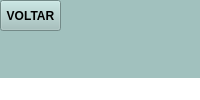
<?xml version="1.0" encoding="UTF-8"?>
<ui version="4.0">
 <class>MainWindow</class>
 <widget class="QMainWindow" name="MainWindow">
  <property name="geometry">
   <rect>
    <x>0</x>
    <y>0</y>
    <width>1120</width>
    <height>0</height>
   </rect>
  </property>
  <property name="font">
   <font>
    <family>BEQINER</family>
   </font>
  </property>
  <property name="windowTitle">
   <string>MainWindow</string>
  </property>
  <property name="styleSheet">
   <string notr="true">background-color: rgb(255, 255, 255);</string>
  </property>
  <widget class="QWidget" name="centralwidget">
   <widget class="QFrame" name="frame">
    <property name="geometry">
     <rect>
      <x>0</x>
      <y>0</y>
      <width>1121</width>
      <height>111</height>
     </rect>
    </property>
    <property name="styleSheet">
     <string notr="true">background-color: rgb(161, 193, 190);</string>
    </property>
    <property name="frameShape">
     <enum>QFrame::StyledPanel</enum>
    </property>
    <property name="frameShadow">
     <enum>QFrame::Raised</enum>
    </property>
    <widget class="QLabel" name="titulo_3">
     <property name="geometry">
      <rect>
       <x>250</x>
       <y>10</y>
       <width>631</width>
       <height>101</height>
      </rect>
     </property>
     <property name="font">
      <font>
       <family>Eras Demi ITC</family>
       <pointsize>36</pointsize>
      </font>
     </property>
     <property name="text">
      <string>CADASTRO</string>
     </property>
     <property name="alignment">
      <set>Qt::AlignCenter</set>
     </property>
    </widget>
    <widget class="QLabel" name="logo_3">
     <property name="geometry">
      <rect>
       <x>-10</x>
       <y>-50</y>
       <width>231</width>
       <height>251</height>
      </rect>
     </property>
     <property name="text">
      <string/>
     </property>
     <property name="pixmap">
      <pixmap>../../../../../964742/Downloads/Meteoro_Calçados_Logo-removebg-preview.png</pixmap>
     </property>
     <property name="scaledContents">
      <bool>true</bool>
     </property>
    </widget>
    <widget class="QLabel" name="label">
     <property name="geometry">
      <rect>
       <x>10</x>
       <y>-40</y>
       <width>231</width>
       <height>241</height>
      </rect>
     </property>
     <property name="text">
      <string/>
     </property>
     <property name="pixmap">
      <pixmap>../../../../../963914/Downloads/Meteoro_Calçados_Logo-removebg-preview.png</pixmap>
     </property>
     <property name="scaledContents">
      <bool>true</bool>
     </property>
    </widget>
    <widget class="QPushButton" name="bt_voltar">
     <property name="geometry">
      <rect>
       <x>0</x>
       <y>0</y>
       <width>61</width>
       <height>31</height>
      </rect>
     </property>
     <property name="font">
      <font>
       <weight>75</weight>
       <bold>true</bold>
      </font>
     </property>
     <property name="cursor">
      <cursorShape>PointingHandCursor</cursorShape>
     </property>
     <property name="styleSheet">
      <string notr="true">background-color: rgb(161, 193, 190);</string>
     </property>
     <property name="text">
      <string>VOLTAR</string>
     </property>
     <property name="icon">
      <iconset>
       <normaloff>../../../../../964742/Downloads/image (1).png</normaloff>../../../../../964742/Downloads/image (1).png</iconset>
     </property>
     <property name="iconSize">
      <size>
       <width>55</width>
       <height>55</height>
      </size>
     </property>
    </widget>
    <widget class="QLabel" name="label_2">
     <property name="geometry">
      <rect>
       <x>300</x>
       <y>0</y>
       <width>131</width>
       <height>131</height>
      </rect>
     </property>
     <property name="text">
      <string/>
     </property>
     <property name="pixmap">
      <pixmap>../images/Meteoro Calçados Logo.png</pixmap>
     </property>
     <property name="scaledContents">
      <bool>true</bool>
     </property>
     <property name="indent">
      <number>0</number>
     </property>
     <property name="openExternalLinks">
      <bool>false</bool>
     </property>
     <property name="textInteractionFlags">
      <set>Qt::NoTextInteraction</set>
     </property>
    </widget>
   </widget>
   <widget class="QTabWidget" name="tabWidget">
    <property name="geometry">
     <rect>
      <x>0</x>
      <y>90</y>
      <width>1131</width>
      <height>551</height>
     </rect>
    </property>
    <property name="font">
     <font>
      <family>Arial</family>
      <pointsize>12</pointsize>
      <weight>75</weight>
      <bold>true</bold>
     </font>
    </property>
    <property name="currentIndex">
     <number>0</number>
    </property>
    <widget class="QWidget" name="tab">
     <attribute name="title">
      <string>Cliente / Funcionário</string>
     </attribute>
     <widget class="QLineEdit" name="funEstado">
      <property name="geometry">
       <rect>
        <x>740</x>
        <y>360</y>
        <width>51</width>
        <height>21</height>
       </rect>
      </property>
      <property name="inputMask">
       <string/>
      </property>
     </widget>
     <widget class="QLineEdit" name="funRua">
      <property name="geometry">
       <rect>
        <x>350</x>
        <y>290</y>
        <width>311</width>
        <height>21</height>
       </rect>
      </property>
     </widget>
     <widget class="QLabel" name="label_7">
      <property name="geometry">
       <rect>
        <x>190</x>
        <y>210</y>
        <width>141</width>
        <height>41</height>
       </rect>
      </property>
      <property name="font">
       <font>
        <family>Eras Demi ITC</family>
        <pointsize>16</pointsize>
        <weight>50</weight>
        <bold>false</bold>
       </font>
      </property>
      <property name="text">
       <string>ENDEREÇO</string>
      </property>
     </widget>
     <widget class="QLabel" name="label_4">
      <property name="geometry">
       <rect>
        <x>190</x>
        <y>50</y>
        <width>81</width>
        <height>16</height>
       </rect>
      </property>
      <property name="font">
       <font>
        <family>Eras Medium ITC</family>
        <pointsize>14</pointsize>
       </font>
      </property>
      <property name="text">
       <string>CÓDIGO</string>
      </property>
     </widget>
     <widget class="QLabel" name="label_14">
      <property name="geometry">
       <rect>
        <x>350</x>
        <y>260</y>
        <width>61</width>
        <height>16</height>
       </rect>
      </property>
      <property name="font">
       <font>
        <family>Eras Medium ITC</family>
        <pointsize>14</pointsize>
       </font>
      </property>
      <property name="text">
       <string>RUA</string>
      </property>
     </widget>
     <widget class="QLabel" name="label_10">
      <property name="geometry">
       <rect>
        <x>190</x>
        <y>260</y>
        <width>51</width>
        <height>16</height>
       </rect>
      </property>
      <property name="font">
       <font>
        <family>Eras Medium ITC</family>
        <pointsize>14</pointsize>
       </font>
      </property>
      <property name="text">
       <string>CEP</string>
      </property>
     </widget>
     <widget class="QLabel" name="label_9">
      <property name="geometry">
       <rect>
        <x>620</x>
        <y>130</y>
        <width>61</width>
        <height>16</height>
       </rect>
      </property>
      <property name="font">
       <font>
        <family>Eras Medium ITC</family>
        <pointsize>14</pointsize>
       </font>
      </property>
      <property name="text">
       <string>EMAIL</string>
      </property>
     </widget>
     <widget class="QLabel" name="label_13">
      <property name="geometry">
       <rect>
        <x>190</x>
        <y>330</y>
        <width>81</width>
        <height>16</height>
       </rect>
      </property>
      <property name="font">
       <font>
        <family>Eras Medium ITC</family>
        <pointsize>14</pointsize>
       </font>
      </property>
      <property name="text">
       <string>BAIRRO</string>
      </property>
     </widget>
     <widget class="QLineEdit" name="funSobre">
      <property name="geometry">
       <rect>
        <x>620</x>
        <y>80</y>
        <width>261</width>
        <height>21</height>
       </rect>
      </property>
     </widget>
     <widget class="QLineEdit" name="funCod">
      <property name="geometry">
       <rect>
        <x>190</x>
        <y>80</y>
        <width>81</width>
        <height>21</height>
       </rect>
      </property>
      <property name="cursor">
       <cursorShape>IBeamCursor</cursorShape>
      </property>
     </widget>
     <widget class="QLineEdit" name="funNome">
      <property name="geometry">
       <rect>
        <x>330</x>
        <y>80</y>
        <width>241</width>
        <height>21</height>
       </rect>
      </property>
     </widget>
     <widget class="QLabel" name="label_15">
      <property name="geometry">
       <rect>
        <x>740</x>
        <y>260</y>
        <width>41</width>
        <height>16</height>
       </rect>
      </property>
      <property name="font">
       <font>
        <family>Eras Medium ITC</family>
        <pointsize>14</pointsize>
       </font>
      </property>
      <property name="text">
       <string>Nº</string>
      </property>
     </widget>
     <widget class="QLabel" name="label_3">
      <property name="geometry">
       <rect>
        <x>330</x>
        <y>50</y>
        <width>81</width>
        <height>20</height>
       </rect>
      </property>
      <property name="font">
       <font>
        <family>Eras Medium ITC</family>
        <pointsize>14</pointsize>
       </font>
      </property>
      <property name="text">
       <string>NOME</string>
      </property>
     </widget>
     <widget class="QLabel" name="label_17">
      <property name="geometry">
       <rect>
        <x>740</x>
        <y>330</y>
        <width>81</width>
        <height>20</height>
       </rect>
      </property>
      <property name="font">
       <font>
        <family>Eras Medium ITC</family>
        <pointsize>14</pointsize>
       </font>
      </property>
      <property name="text">
       <string>ESTADO</string>
      </property>
     </widget>
     <widget class="QLabel" name="label_12">
      <property name="geometry">
       <rect>
        <x>430</x>
        <y>330</y>
        <width>81</width>
        <height>20</height>
       </rect>
      </property>
      <property name="font">
       <font>
        <family>Eras Medium ITC</family>
        <pointsize>14</pointsize>
       </font>
      </property>
      <property name="text">
       <string>CIDADE</string>
      </property>
     </widget>
     <widget class="QLineEdit" name="funTell">
      <property name="geometry">
       <rect>
        <x>390</x>
        <y>160</y>
        <width>181</width>
        <height>21</height>
       </rect>
      </property>
      <property name="inputMask">
       <string>(00)00000-0000</string>
      </property>
     </widget>
     <widget class="QLabel" name="label_5">
      <property name="geometry">
       <rect>
        <x>190</x>
        <y>130</y>
        <width>51</width>
        <height>16</height>
       </rect>
      </property>
      <property name="font">
       <font>
        <family>Eras Medium ITC</family>
        <pointsize>14</pointsize>
       </font>
      </property>
      <property name="text">
       <string>CPF</string>
      </property>
     </widget>
     <widget class="QLineEdit" name="funCidade">
      <property name="geometry">
       <rect>
        <x>430</x>
        <y>360</y>
        <width>231</width>
        <height>21</height>
       </rect>
      </property>
     </widget>
     <widget class="QLabel" name="label_6">
      <property name="geometry">
       <rect>
        <x>390</x>
        <y>130</y>
        <width>101</width>
        <height>16</height>
       </rect>
      </property>
      <property name="font">
       <font>
        <family>Eras Medium ITC</family>
        <pointsize>14</pointsize>
       </font>
      </property>
      <property name="text">
       <string>TELEFONE</string>
      </property>
     </widget>
     <widget class="QLineEdit" name="funEmail">
      <property name="geometry">
       <rect>
        <x>620</x>
        <y>160</y>
        <width>261</width>
        <height>21</height>
       </rect>
      </property>
     </widget>
     <widget class="QLineEdit" name="funNmr">
      <property name="geometry">
       <rect>
        <x>740</x>
        <y>290</y>
        <width>51</width>
        <height>21</height>
       </rect>
      </property>
     </widget>
     <widget class="QLabel" name="label_8">
      <property name="geometry">
       <rect>
        <x>620</x>
        <y>50</y>
        <width>121</width>
        <height>16</height>
       </rect>
      </property>
      <property name="font">
       <font>
        <family>Eras Medium ITC</family>
        <pointsize>14</pointsize>
       </font>
      </property>
      <property name="text">
       <string>SOBRENOME</string>
      </property>
     </widget>
     <widget class="QLineEdit" name="funCep">
      <property name="geometry">
       <rect>
        <x>190</x>
        <y>290</y>
        <width>131</width>
        <height>21</height>
       </rect>
      </property>
      <property name="inputMask">
       <string notr="true">99999-999</string>
      </property>
     </widget>
     <widget class="QRadioButton" name="radioFun">
      <property name="enabled">
       <bool>true</bool>
      </property>
      <property name="geometry">
       <rect>
        <x>850</x>
        <y>360</y>
        <width>131</width>
        <height>21</height>
       </rect>
      </property>
      <property name="font">
       <font>
        <family>Eras Demi ITC</family>
        <pointsize>10</pointsize>
       </font>
      </property>
      <property name="cursor">
       <cursorShape>PointingHandCursor</cursorShape>
      </property>
      <property name="text">
       <string>FUNCIONÁRIO</string>
      </property>
     </widget>
     <widget class="QPushButton" name="bt_salvarFun">
      <property name="geometry">
       <rect>
        <x>960</x>
        <y>470</y>
        <width>121</width>
        <height>41</height>
       </rect>
      </property>
      <property name="font">
       <font>
        <family>Eras Demi ITC</family>
        <pointsize>14</pointsize>
       </font>
      </property>
      <property name="cursor">
       <cursorShape>PointingHandCursor</cursorShape>
      </property>
      <property name="layoutDirection">
       <enum>Qt::RightToLeft</enum>
      </property>
      <property name="styleSheet">
       <string notr="true">color: rgb(255, 255, 255);
background-color: rgb(36, 36, 36);</string>
      </property>
      <property name="text">
       <string>CADASTRAR</string>
      </property>
     </widget>
     <widget class="QRadioButton" name="radioCliente">
      <property name="geometry">
       <rect>
        <x>850</x>
        <y>340</y>
        <width>111</width>
        <height>17</height>
       </rect>
      </property>
      <property name="font">
       <font>
        <family>Eras Demi ITC</family>
        <pointsize>10</pointsize>
       </font>
      </property>
      <property name="cursor">
       <cursorShape>PointingHandCursor</cursorShape>
      </property>
      <property name="text">
       <string>CLIENTE</string>
      </property>
     </widget>
     <widget class="QLineEdit" name="funCPF">
      <property name="geometry">
       <rect>
        <x>190</x>
        <y>160</y>
        <width>151</width>
        <height>21</height>
       </rect>
      </property>
      <property name="inputMask">
       <string>000.000.000-00</string>
      </property>
     </widget>
     <widget class="QLineEdit" name="funBairro">
      <property name="geometry">
       <rect>
        <x>190</x>
        <y>360</y>
        <width>221</width>
        <height>21</height>
       </rect>
      </property>
     </widget>
     <widget class="QFrame" name="frame_2">
      <property name="geometry">
       <rect>
        <x>0</x>
        <y>0</y>
        <width>1121</width>
        <height>16</height>
       </rect>
      </property>
      <property name="styleSheet">
       <string notr="true">background-color: rgb(36, 36, 36);</string>
      </property>
      <property name="frameShape">
       <enum>QFrame::StyledPanel</enum>
      </property>
      <property name="frameShadow">
       <enum>QFrame::Raised</enum>
      </property>
     </widget>
     <widget class="QPushButton" name="bt_excluirFun">
      <property name="geometry">
       <rect>
        <x>820</x>
        <y>470</y>
        <width>121</width>
        <height>41</height>
       </rect>
      </property>
      <property name="font">
       <font>
        <family>Eras Demi ITC</family>
        <pointsize>14</pointsize>
       </font>
      </property>
      <property name="cursor">
       <cursorShape>PointingHandCursor</cursorShape>
      </property>
      <property name="layoutDirection">
       <enum>Qt::RightToLeft</enum>
      </property>
      <property name="styleSheet">
       <string notr="true">color: rgb(255, 255, 255);
background-color: rgb(36, 36, 36);</string>
      </property>
      <property name="text">
       <string>EXCLUIR</string>
      </property>
     </widget>
     <widget class="QPushButton" name="bt_updateFun">
      <property name="geometry">
       <rect>
        <x>680</x>
        <y>470</y>
        <width>121</width>
        <height>41</height>
       </rect>
      </property>
      <property name="font">
       <font>
        <family>Eras Demi ITC</family>
        <pointsize>14</pointsize>
       </font>
      </property>
      <property name="cursor">
       <cursorShape>PointingHandCursor</cursorShape>
      </property>
      <property name="layoutDirection">
       <enum>Qt::RightToLeft</enum>
      </property>
      <property name="styleSheet">
       <string notr="true">color: rgb(255, 255, 255);
background-color: rgb(36, 36, 36);</string>
      </property>
      <property name="text">
       <string>ATUALIZAR</string>
      </property>
     </widget>
     <widget class="QPushButton" name="bt_consultaFun">
      <property name="geometry">
       <rect>
        <x>30</x>
        <y>470</y>
        <width>121</width>
        <height>41</height>
       </rect>
      </property>
      <property name="font">
       <font>
        <family>Eras Demi ITC</family>
        <pointsize>14</pointsize>
       </font>
      </property>
      <property name="cursor">
       <cursorShape>PointingHandCursor</cursorShape>
      </property>
      <property name="layoutDirection">
       <enum>Qt::RightToLeft</enum>
      </property>
      <property name="styleSheet">
       <string notr="true">color: rgb(255, 255, 255);
background-color: rgb(36, 36, 36);</string>
      </property>
      <property name="text">
       <string>CONSULTA</string>
      </property>
     </widget>
     <widget class="QPushButton" name="bt_buscarFun">
      <property name="geometry">
       <rect>
        <x>110</x>
        <y>50</y>
        <width>61</width>
        <height>51</height>
       </rect>
      </property>
      <property name="font">
       <font>
        <weight>75</weight>
        <bold>true</bold>
       </font>
      </property>
      <property name="cursor">
       <cursorShape>PointingHandCursor</cursorShape>
      </property>
      <property name="styleSheet">
       <string notr="true"/>
      </property>
      <property name="text">
       <string/>
      </property>
      <property name="icon">
       <iconset>
        <normaloff>../images/lupa-pesquisa.png</normaloff>../images/lupa-pesquisa.png</iconset>
      </property>
      <property name="iconSize">
       <size>
        <width>20</width>
        <height>55</height>
       </size>
      </property>
     </widget>
     <widget class="QLineEdit" name="endCod">
      <property name="geometry">
       <rect>
        <x>850</x>
        <y>290</y>
        <width>51</width>
        <height>21</height>
       </rect>
      </property>
     </widget>
     <widget class="QLabel" name="label_16">
      <property name="geometry">
       <rect>
        <x>850</x>
        <y>260</y>
        <width>41</width>
        <height>16</height>
       </rect>
      </property>
      <property name="font">
       <font>
        <family>Eras Medium ITC</family>
        <pointsize>14</pointsize>
       </font>
      </property>
      <property name="text">
       <string>COD</string>
      </property>
     </widget>
    </widget>
    <widget class="QWidget" name="tab_2">
     <attribute name="title">
      <string>Produtos</string>
     </attribute>
     <widget class="QLabel" name="nome_produto">
      <property name="geometry">
       <rect>
        <x>240</x>
        <y>70</y>
        <width>221</width>
        <height>21</height>
       </rect>
      </property>
      <property name="font">
       <font>
        <family>Eras Medium ITC</family>
        <pointsize>14</pointsize>
       </font>
      </property>
      <property name="text">
       <string>NOME DO PRODUTO</string>
      </property>
     </widget>
     <widget class="QLabel" name="cor">
      <property name="geometry">
       <rect>
        <x>440</x>
        <y>170</y>
        <width>101</width>
        <height>21</height>
       </rect>
      </property>
      <property name="font">
       <font>
        <family>Eras Medium ITC</family>
        <pointsize>14</pointsize>
       </font>
      </property>
      <property name="text">
       <string>COR</string>
      </property>
     </widget>
     <widget class="QLabel" name="marca">
      <property name="geometry">
       <rect>
        <x>690</x>
        <y>170</y>
        <width>101</width>
        <height>21</height>
       </rect>
      </property>
      <property name="font">
       <font>
        <family>Eras Medium ITC</family>
        <pointsize>14</pointsize>
       </font>
      </property>
      <property name="text">
       <string>MARCA</string>
      </property>
     </widget>
     <widget class="QLineEdit" name="prodPrecoVenda">
      <property name="geometry">
       <rect>
        <x>870</x>
        <y>100</y>
        <width>91</width>
        <height>21</height>
       </rect>
      </property>
     </widget>
     <widget class="QLineEdit" name="prodPrecoCusto">
      <property name="geometry">
       <rect>
        <x>690</x>
        <y>100</y>
        <width>91</width>
        <height>21</height>
       </rect>
      </property>
     </widget>
     <widget class="QLineEdit" name="prodModelo">
      <property name="geometry">
       <rect>
        <x>110</x>
        <y>200</y>
        <width>271</width>
        <height>21</height>
       </rect>
      </property>
     </widget>
     <widget class="QLabel" name="preco_custo">
      <property name="geometry">
       <rect>
        <x>690</x>
        <y>70</y>
        <width>141</width>
        <height>21</height>
       </rect>
      </property>
      <property name="font">
       <font>
        <family>Eras Medium ITC</family>
        <pointsize>14</pointsize>
       </font>
      </property>
      <property name="text">
       <string>PREÇO CUSTO</string>
      </property>
     </widget>
     <widget class="QComboBox" name="boxTamanho">
      <property name="geometry">
       <rect>
        <x>440</x>
        <y>310</y>
        <width>61</width>
        <height>22</height>
       </rect>
      </property>
      <property name="editable">
       <bool>false</bool>
      </property>
      <item>
       <property name="text">
        <string>34</string>
       </property>
      </item>
      <item>
       <property name="text">
        <string>35</string>
       </property>
      </item>
      <item>
       <property name="text">
        <string>36</string>
       </property>
      </item>
      <item>
       <property name="text">
        <string>37</string>
       </property>
      </item>
      <item>
       <property name="text">
        <string>38</string>
       </property>
      </item>
      <item>
       <property name="text">
        <string>39</string>
       </property>
      </item>
      <item>
       <property name="text">
        <string>40</string>
       </property>
      </item>
      <item>
       <property name="text">
        <string>41</string>
       </property>
      </item>
      <item>
       <property name="text">
        <string>42</string>
       </property>
      </item>
      <item>
       <property name="text">
        <string>43</string>
       </property>
      </item>
      <item>
       <property name="text">
        <string>44</string>
       </property>
      </item>
      <item>
       <property name="text">
        <string>45</string>
       </property>
      </item>
      <item>
       <property name="text">
        <string>46</string>
       </property>
      </item>
     </widget>
     <widget class="QLabel" name="tamanho">
      <property name="geometry">
       <rect>
        <x>440</x>
        <y>280</y>
        <width>101</width>
        <height>21</height>
       </rect>
      </property>
      <property name="font">
       <font>
        <family>Eras Medium ITC</family>
        <pointsize>14</pointsize>
       </font>
      </property>
      <property name="text">
       <string>TAMANHO</string>
      </property>
     </widget>
     <widget class="QLineEdit" name="prodCod">
      <property name="geometry">
       <rect>
        <x>110</x>
        <y>100</y>
        <width>91</width>
        <height>21</height>
       </rect>
      </property>
     </widget>
     <widget class="QLineEdit" name="prodNome">
      <property name="geometry">
       <rect>
        <x>240</x>
        <y>100</y>
        <width>381</width>
        <height>21</height>
       </rect>
      </property>
     </widget>
     <widget class="QLineEdit" name="prodMarca">
      <property name="geometry">
       <rect>
        <x>690</x>
        <y>200</y>
        <width>271</width>
        <height>21</height>
       </rect>
      </property>
     </widget>
     <widget class="QLabel" name="codigo">
      <property name="geometry">
       <rect>
        <x>110</x>
        <y>70</y>
        <width>101</width>
        <height>21</height>
       </rect>
      </property>
      <property name="font">
       <font>
        <family>Eras Medium ITC</family>
        <pointsize>14</pointsize>
       </font>
      </property>
      <property name="text">
       <string>CODIGO</string>
      </property>
     </widget>
     <widget class="QLabel" name="modelo">
      <property name="geometry">
       <rect>
        <x>110</x>
        <y>170</y>
        <width>101</width>
        <height>21</height>
       </rect>
      </property>
      <property name="font">
       <font>
        <family>Eras Medium ITC</family>
        <pointsize>14</pointsize>
       </font>
      </property>
      <property name="text">
       <string>MODELO</string>
      </property>
     </widget>
     <widget class="QLineEdit" name="prodCor">
      <property name="geometry">
       <rect>
        <x>440</x>
        <y>200</y>
        <width>181</width>
        <height>21</height>
       </rect>
      </property>
     </widget>
     <widget class="QLabel" name="preco_venda">
      <property name="geometry">
       <rect>
        <x>870</x>
        <y>70</y>
        <width>141</width>
        <height>21</height>
       </rect>
      </property>
      <property name="font">
       <font>
        <family>Eras Medium ITC</family>
        <pointsize>14</pointsize>
       </font>
      </property>
      <property name="text">
       <string>PREÇO VENDA</string>
      </property>
     </widget>
     <widget class="QLineEdit" name="prodQuant">
      <property name="geometry">
       <rect>
        <x>110</x>
        <y>310</y>
        <width>91</width>
        <height>21</height>
       </rect>
      </property>
     </widget>
     <widget class="QLabel" name="qntdd_recebida">
      <property name="geometry">
       <rect>
        <x>110</x>
        <y>280</y>
        <width>221</width>
        <height>21</height>
       </rect>
      </property>
      <property name="font">
       <font>
        <family>Eras Medium ITC</family>
        <pointsize>14</pointsize>
       </font>
      </property>
      <property name="text">
       <string>QUANTIDADE RECEBIDA</string>
      </property>
     </widget>
     <widget class="QFrame" name="frame_3">
      <property name="geometry">
       <rect>
        <x>0</x>
        <y>0</y>
        <width>1121</width>
        <height>16</height>
       </rect>
      </property>
      <property name="styleSheet">
       <string notr="true">background-color: rgb(36, 36, 36);</string>
      </property>
      <property name="frameShape">
       <enum>QFrame::StyledPanel</enum>
      </property>
      <property name="frameShadow">
       <enum>QFrame::Raised</enum>
      </property>
     </widget>
     <widget class="QPushButton" name="bt_updateProd">
      <property name="geometry">
       <rect>
        <x>680</x>
        <y>470</y>
        <width>121</width>
        <height>41</height>
       </rect>
      </property>
      <property name="font">
       <font>
        <family>Eras Demi ITC</family>
        <pointsize>14</pointsize>
       </font>
      </property>
      <property name="cursor">
       <cursorShape>PointingHandCursor</cursorShape>
      </property>
      <property name="layoutDirection">
       <enum>Qt::RightToLeft</enum>
      </property>
      <property name="styleSheet">
       <string notr="true">color: rgb(255, 255, 255);
background-color: rgb(36, 36, 36);</string>
      </property>
      <property name="text">
       <string>ATUALIZAR</string>
      </property>
     </widget>
     <widget class="QPushButton" name="bt_salvarProd">
      <property name="geometry">
       <rect>
        <x>960</x>
        <y>470</y>
        <width>121</width>
        <height>41</height>
       </rect>
      </property>
      <property name="font">
       <font>
        <family>Eras Demi ITC</family>
        <pointsize>14</pointsize>
       </font>
      </property>
      <property name="cursor">
       <cursorShape>PointingHandCursor</cursorShape>
      </property>
      <property name="layoutDirection">
       <enum>Qt::RightToLeft</enum>
      </property>
      <property name="styleSheet">
       <string notr="true">color: rgb(255, 255, 255);
background-color: rgb(36, 36, 36);</string>
      </property>
      <property name="text">
       <string>CADASTRAR</string>
      </property>
     </widget>
     <widget class="QPushButton" name="bt_excluirProd">
      <property name="geometry">
       <rect>
        <x>820</x>
        <y>470</y>
        <width>121</width>
        <height>41</height>
       </rect>
      </property>
      <property name="font">
       <font>
        <family>Eras Demi ITC</family>
        <pointsize>14</pointsize>
       </font>
      </property>
      <property name="cursor">
       <cursorShape>PointingHandCursor</cursorShape>
      </property>
      <property name="layoutDirection">
       <enum>Qt::RightToLeft</enum>
      </property>
      <property name="styleSheet">
       <string notr="true">color: rgb(255, 255, 255);
background-color: rgb(36, 36, 36);</string>
      </property>
      <property name="text">
       <string>EXCLUIR</string>
      </property>
     </widget>
     <widget class="QPushButton" name="bt_consultaProd">
      <property name="geometry">
       <rect>
        <x>30</x>
        <y>470</y>
        <width>121</width>
        <height>41</height>
       </rect>
      </property>
      <property name="font">
       <font>
        <family>Eras Demi ITC</family>
        <pointsize>14</pointsize>
       </font>
      </property>
      <property name="cursor">
       <cursorShape>PointingHandCursor</cursorShape>
      </property>
      <property name="layoutDirection">
       <enum>Qt::RightToLeft</enum>
      </property>
      <property name="styleSheet">
       <string notr="true">color: rgb(255, 255, 255);
background-color: rgb(36, 36, 36);</string>
      </property>
      <property name="text">
       <string>CONSULTA</string>
      </property>
     </widget>
     <widget class="QPushButton" name="bt_buscarProd">
      <property name="geometry">
       <rect>
        <x>40</x>
        <y>70</y>
        <width>61</width>
        <height>51</height>
       </rect>
      </property>
      <property name="font">
       <font>
        <weight>75</weight>
        <bold>true</bold>
       </font>
      </property>
      <property name="cursor">
       <cursorShape>PointingHandCursor</cursorShape>
      </property>
      <property name="styleSheet">
       <string notr="true"/>
      </property>
      <property name="text">
       <string/>
      </property>
      <property name="icon">
       <iconset>
        <normaloff>../images/lupa-pesquisa.png</normaloff>../images/lupa-pesquisa.png</iconset>
      </property>
      <property name="iconSize">
       <size>
        <width>20</width>
        <height>55</height>
       </size>
      </property>
     </widget>
    </widget>
   </widget>
  </widget>
  <widget class="QMenuBar" name="menubar">
   <property name="geometry">
    <rect>
     <x>0</x>
     <y>0</y>
     <width>1120</width>
     <height>21</height>
    </rect>
   </property>
  </widget>
  <widget class="QStatusBar" name="statusbar"/>
 </widget>
 <tabstops>
  <tabstop>funCod</tabstop>
  <tabstop>funNome</tabstop>
  <tabstop>funSobre</tabstop>
  <tabstop>funCPF</tabstop>
  <tabstop>funTell</tabstop>
  <tabstop>funEmail</tabstop>
  <tabstop>funCep</tabstop>
  <tabstop>funRua</tabstop>
  <tabstop>funNmr</tabstop>
  <tabstop>funBairro</tabstop>
  <tabstop>funCidade</tabstop>
  <tabstop>funEstado</tabstop>
  <tabstop>radioCliente</tabstop>
  <tabstop>radioFun</tabstop>
  <tabstop>bt_salvarFun</tabstop>
  <tabstop>bt_voltar</tabstop>
 </tabstops>
 <resources/>
 <connections/>
</ui>
